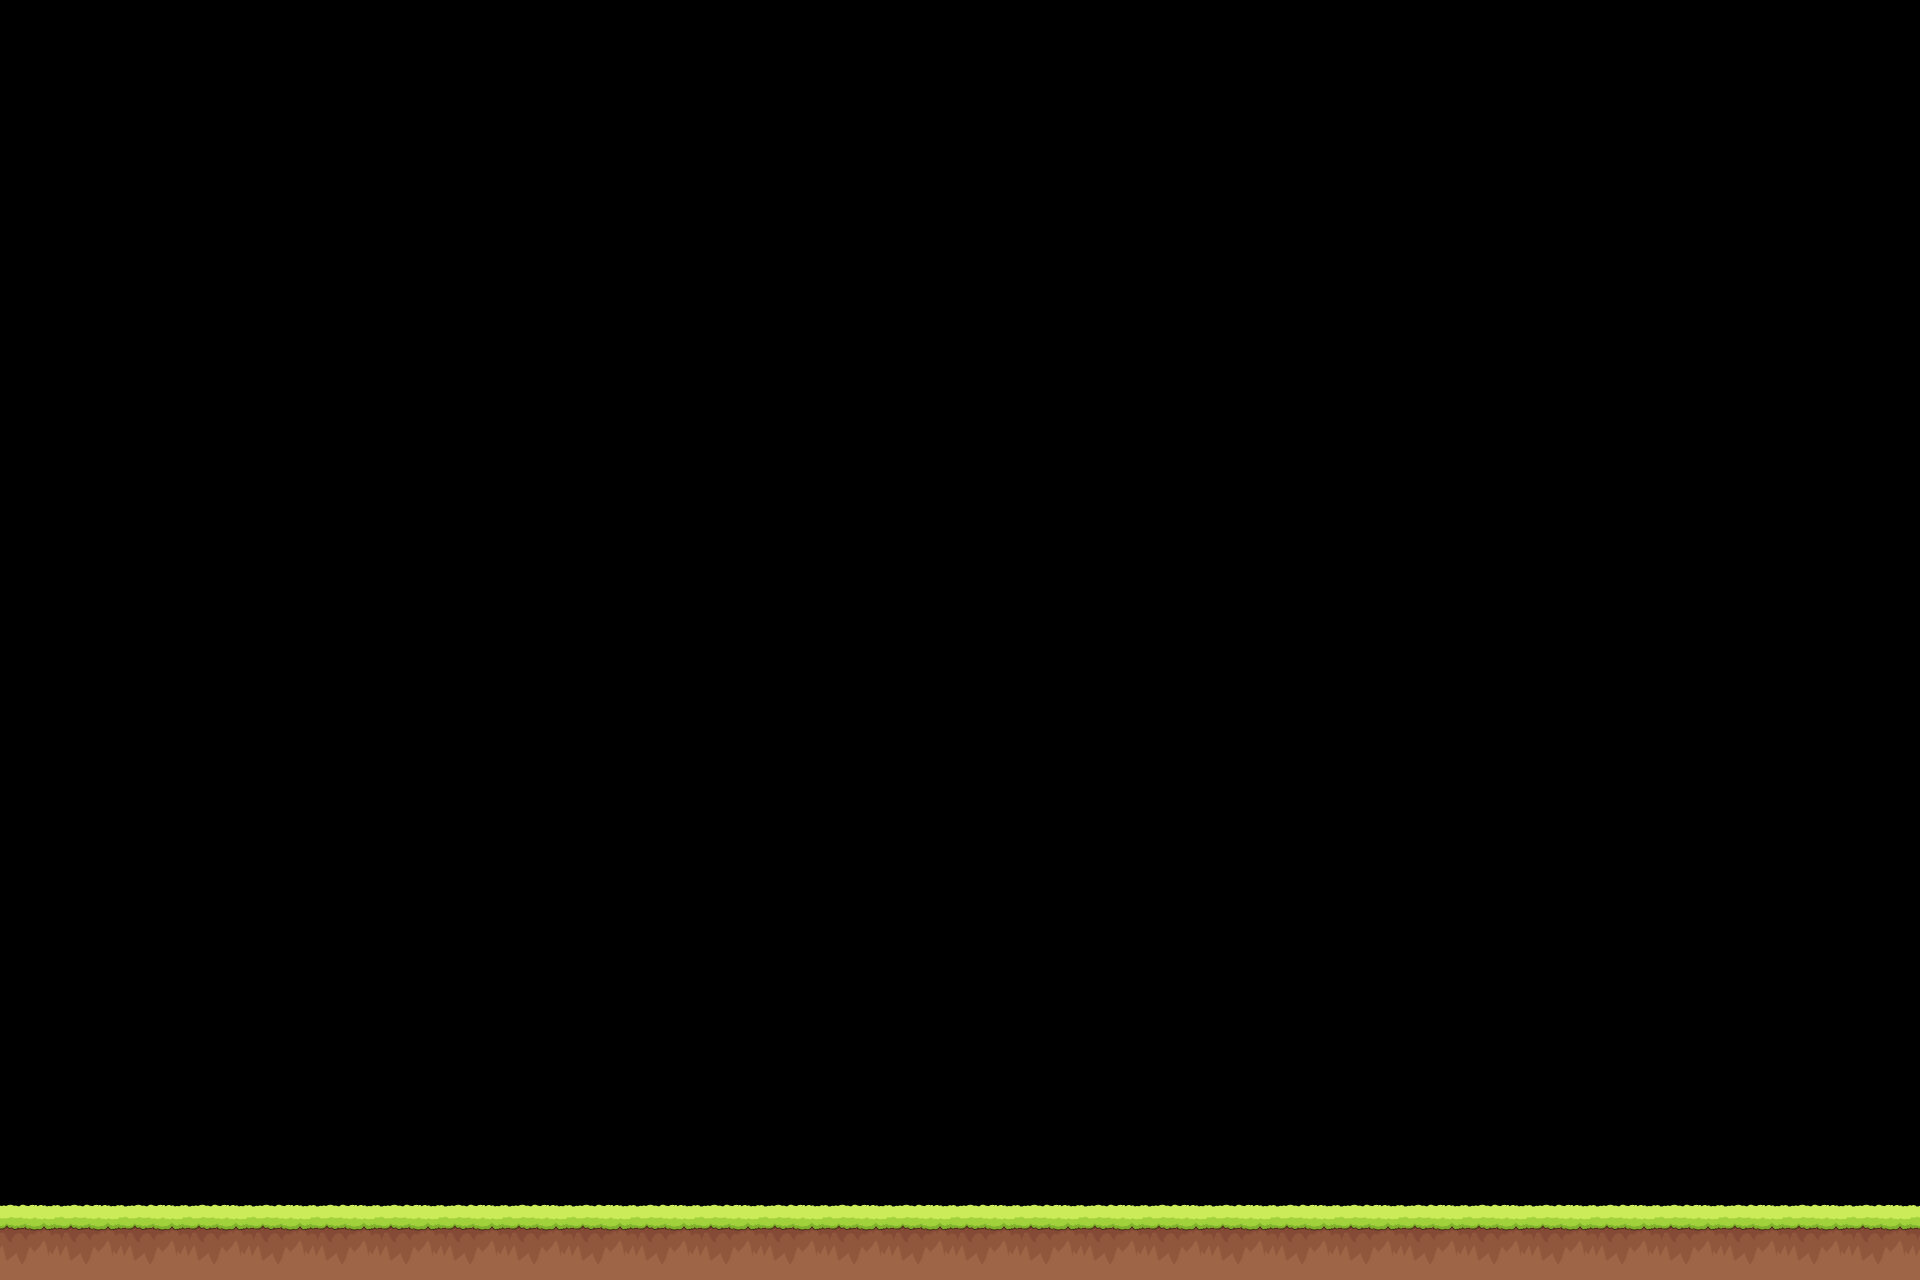

A 2D game scene composited from a Tiled map and its tileset images. What follows is a short description and the map's XML, with each tile layer's data collapsed to a summary:
An orthogonal 30x20 tile map with 64x64 px tiles, 1 tile layer (map).

<map version="1.0" tiledversion="1.1.5" orientation="orthogonal" renderorder="right-up" width="30" height="20" tilewidth="64" tileheight="64" infinite="0" nextobjectid="1">
 <tileset firstgid="1" source="mapchip.tsx" />
 <layer name="map" width="30" height="20">
  <data>[600 cells, 60 non-empty, 2 distinct tile ids]</data>
 </layer>
 <objectgroup name="object" />
</map>
